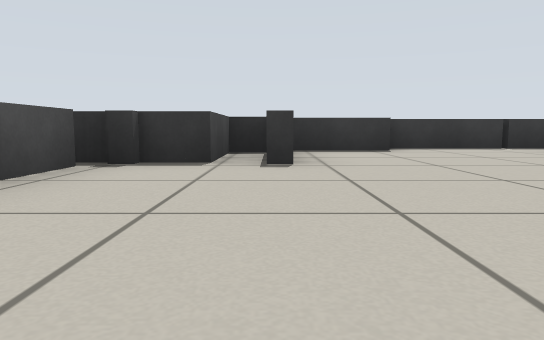
view 1 (above)

21 first-person views from a walk through a world built for the Gazebo simulator. The camera is 0.33 m above the floor, tilts 6° down and sees 70° across. The floor is counted in squares, 1 m on a side. Each view is taken from the middle of a square. On the plan, view 1 faces up. The plan holds only what a view shows up to about 9 squares ahead; the rest is blank.

view 2
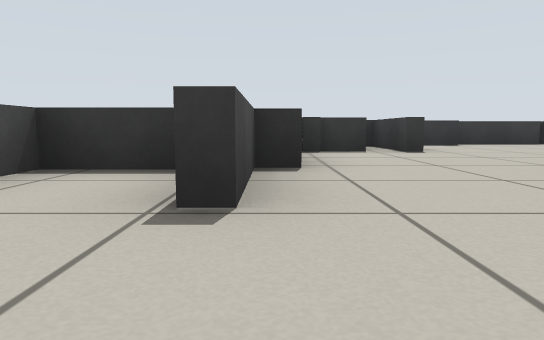

view 3
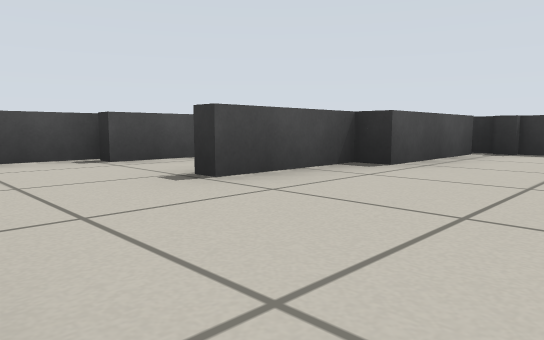

view 4
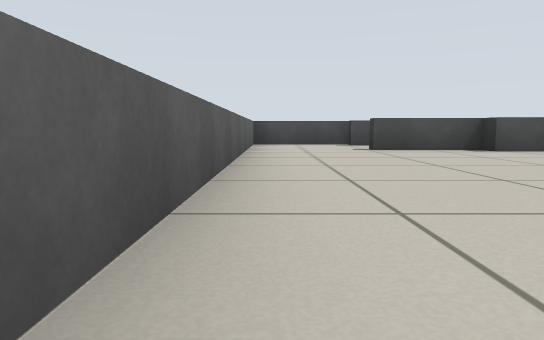

view 5
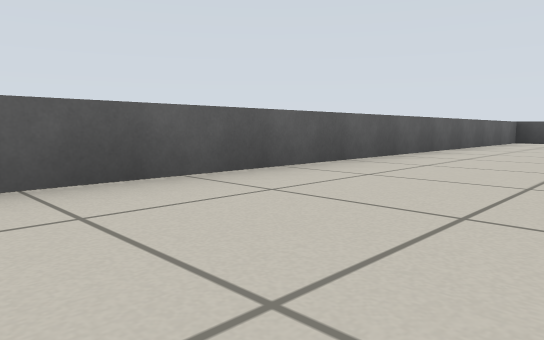

view 6
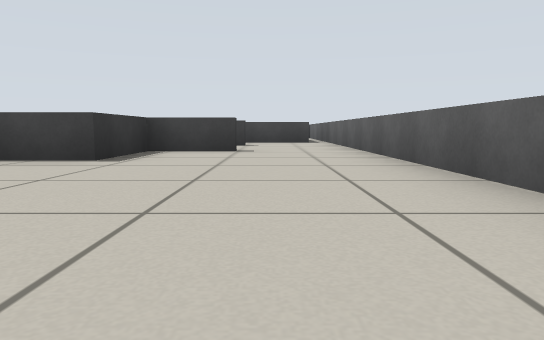

view 7
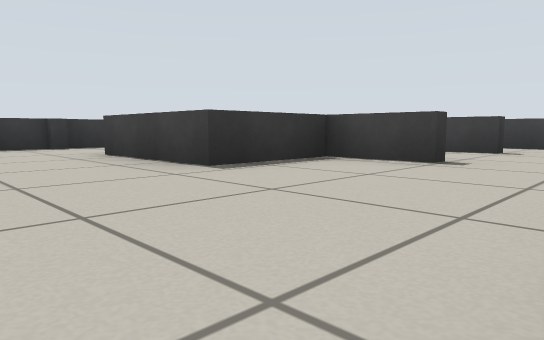

view 8
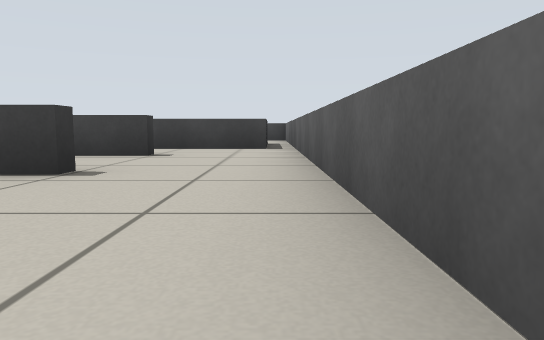

view 9
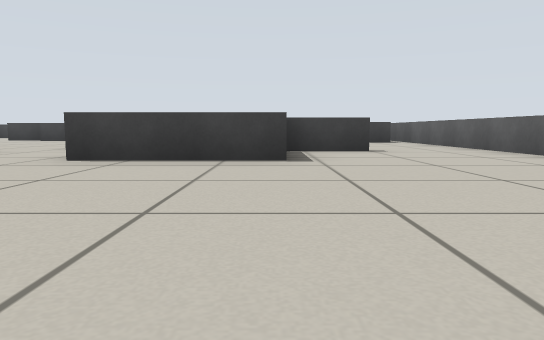

view 10
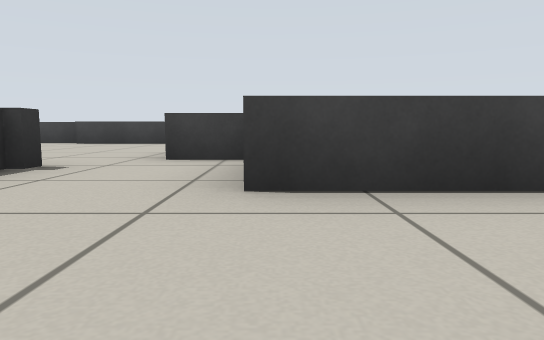

view 11
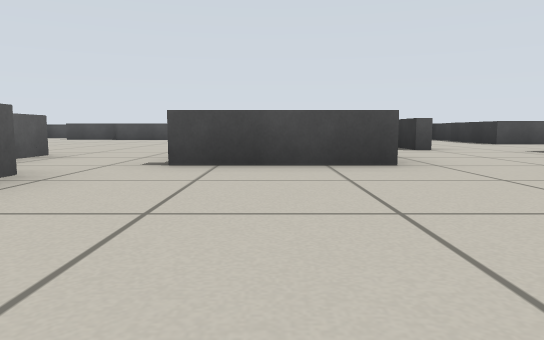

view 12
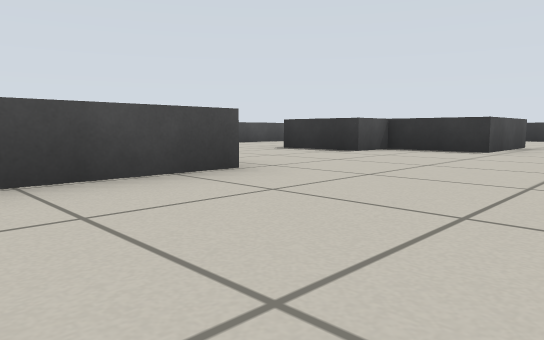

view 13
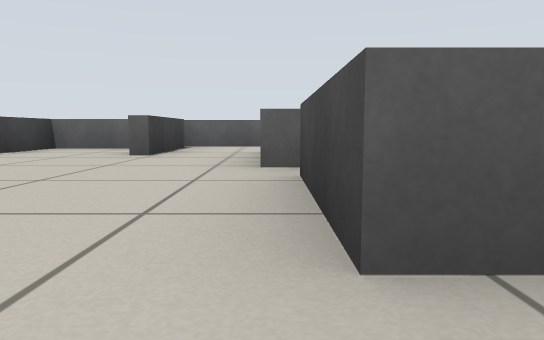

view 14
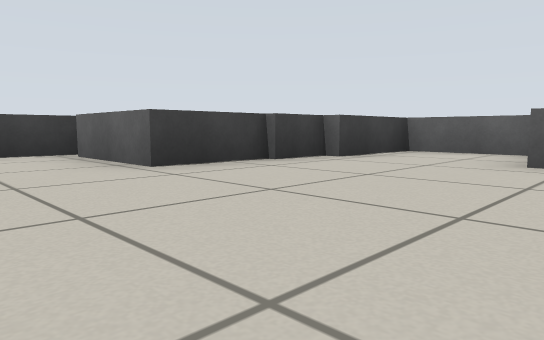

view 15
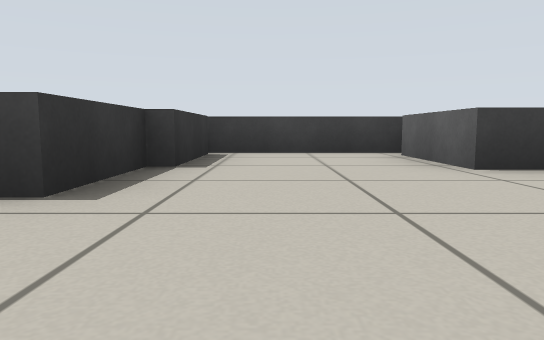

view 16
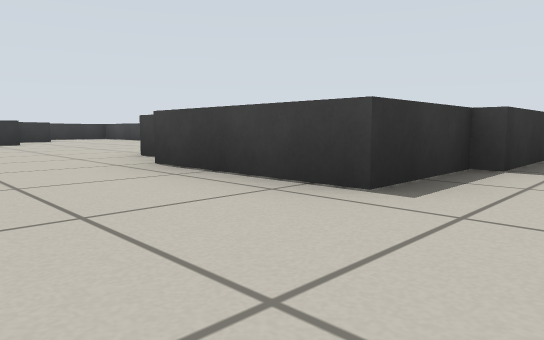

view 17
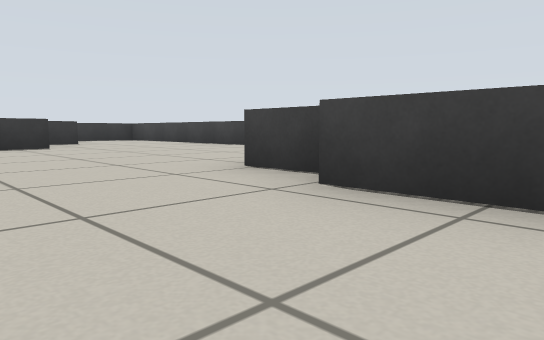

view 18
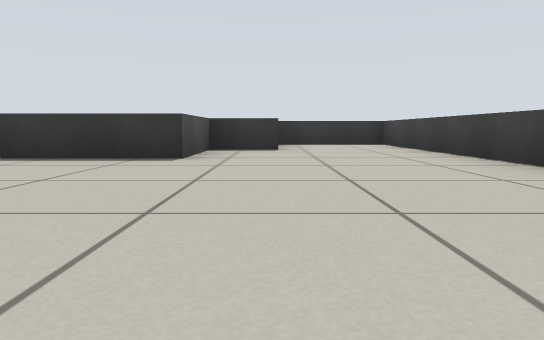

view 19
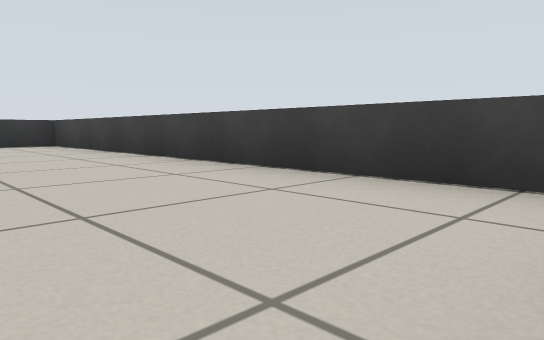

view 20
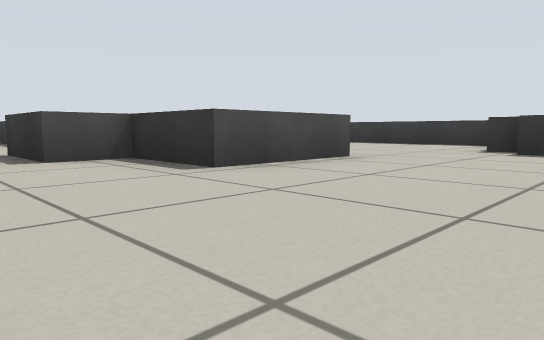

view 21
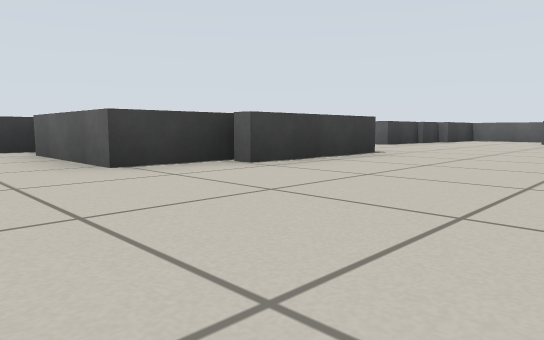

### Floor plan
Points are (right, up) in squares from view 1. A wall is a line through its corners. A room is listed if a view was taken in it or the views show most of it. See-through windows are left out.
Room 1 (views 1, 2, 3, 4, 5, 6, 7, 8, 9, 10)
walls: (0, 3.6) (0, 5.5); (-2.1, 0.5) (-2.1, -0.5); (-1.7, 3.5) (-1.7, 1.4); (1.9, 5.9) (0.4, 5.9); (6.8, -0.5) (6.8, 0.8) (5.1, 0.8) (5.1, 3.2) (5.8, 3.2); (-0.6, 5.4) (-0.6, 4.4); (7.2, 3.2) (7.2, 4.2); (-3.9, 1.2) (-3.9, -0.5); (6.5, 5.1) (4.2, 5.1); (4.6, 6.6) (2, 6.6); (-4.4, -0.2) (-4.4, -2.4) (11.1, -2.4); (8.9, -0.5) (8.9, 0.5); (10.5, -1.9) (10.5, 0.1)
ways out: opening at (10, 0) to room 2
objects: grey box (-3, 1); grey box (-2, 1); grey box (-1, 4)
Room 2 (views 11, 12, 13, 14, 15, 16, 17, 18, 19, 20, 21)
walls: (12.3, 7.2) (12.3, 8.6) (14.6, 8.6); (13.5, 5.1) (11.9, 5.1) (11.9, 7.5); (15.4, 8.4) (15.4, 17.4) (13.1, 17.4); (6.5, 7.2) (6.5, 5.1); (7.2, 4.2) (8.8, 4.2) (8.8, 2.2); (7.3, 13.1) (7.3, 11) (5.8, 11) (5.8, 10.1) (4.1, 10.1); (15.4, 2.1) (15.4, 4.8) (14.4, 4.8); (13.1, 15.2) (12, 15.2) (12, 13.3) (9.9, 13.3); (13.1, 0) (13.1, 2.3) (15, 2.3); (11.1, -1.7) (12.7, -1.7) (12.7, 0.1); (11.1, -2.4) (12.6, -2.4)
ways out: opening at (10, 0) to room 1; opening at (4, 9); opening at (8.5, 14)
objects: grey box (14, 5)

Where each view was taken, in squares from view 1:
view 1: 0 up, 0 right, facing up
view 2: 2 down, 2 left, facing up
view 3: 2 down, 0 right, facing up-left
view 4: 2 down, 4 right, facing left
view 5: 0 up, 6 right, facing down-left
view 6: 1 down, 1 right, facing right
view 7: 2 down, 3 right, facing up-right
view 8: 2 down, 4 right, facing right
view 9: 1 up, 1 right, facing right
view 10: 3 up, 3 right, facing right
view 11: 6 up, 10 right, facing left
view 12: 5 up, 9 right, facing up-left
view 13: 5 up, 9 right, facing down
view 14: 4 up, 10 right, facing down-right
view 15: 4 up, 10 right, facing right
view 16: 4 up, 10 right, facing up-right
view 17: 6 up, 10 right, facing up-right
view 18: 9 up, 13 right, facing up
view 19: 9 up, 13 right, facing up-right
view 20: 9 up, 10 right, facing up-left
view 21: 10 up, 9 right, facing down-right
